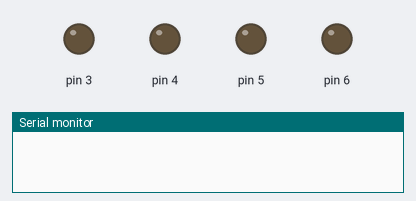
Recording of a sketch running on a simulated Arduino Uno, built with avr-gcc and run on an emulated ATmega328P. Parts: output pins drawn as LEDs (lit = HIGH), the last lines printed to the serial monitor.

Above: at 1.5 s.
At 2.5 s:
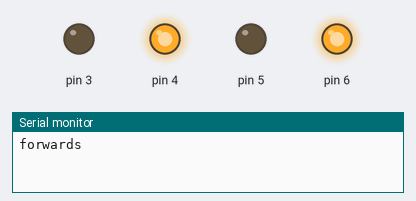
At 4.5 s:
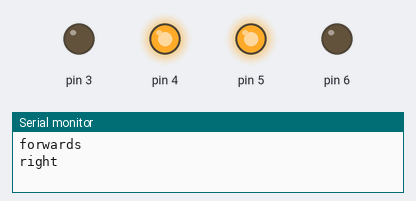
Timing chart, 0 to 6.2 s (numbered marks = the images above):
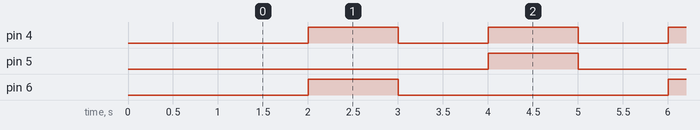

Measured:
- by itself, pin 4: alternates HIGH for 1.0 s and LOW for 1.0 s
- by itself, pin 5, pin 6: alternates HIGH for 1.0 s and LOW for 3.0 s
- by itself, everything shown: repeats every 4.0 s, in 4 steps

The sketch:

motor_test.ino
```cpp
void setup() {
   // usb baudrate
  Serial.begin(9600);

  delay(1000); // delay for process to finish

  // set up motors
  pinMode(3, OUTPUT);
  pinMode(4, OUTPUT);
  pinMode(5, OUTPUT);
  pinMode(6, OUTPUT);
}

void loop() {
  // Turn of all motor
  digitalWrite(3, LOW);
  digitalWrite(4, LOW);
  digitalWrite(5, LOW);
  digitalWrite(6, LOW);
  delay(1000);

  // forwards
  Serial.println("forwards");
  digitalWrite(3, LOW);
  digitalWrite(4, HIGH);
  digitalWrite(5, LOW);
  digitalWrite(6, HIGH);
  delay(1000);

  // Turn of all motor
  digitalWrite(3, LOW);
  digitalWrite(4, LOW);
  digitalWrite(5, LOW);
  digitalWrite(6, LOW);
  delay(1000);

  // turn right
  Serial.println("right");
  digitalWrite(3, LOW);
  digitalWrite(4, HIGH);
  digitalWrite(5, HIGH);
  digitalWrite(6, LOW);
  delay(1000);

}
```
